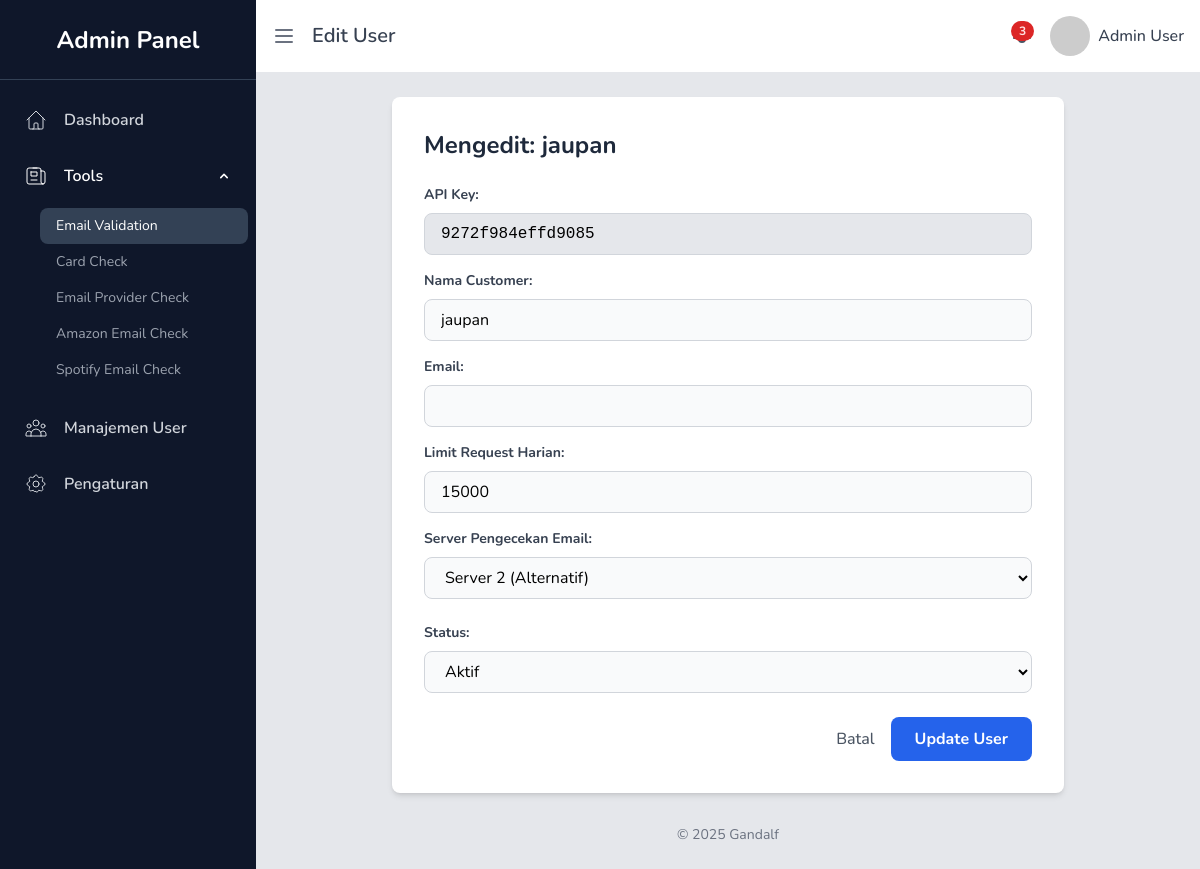
Page /admin/edit_user.php?id=6 (signed in) on the committed database.
### tables this page shows
CREATE TABLE `customers` (
  `id` int(11) NOT NULL AUTO_INCREMENT,
  `api_key` varchar(64) NOT NULL,
  `customer_name` varchar(255) DEFAULT NULL,
  `email` varchar(255) DEFAULT NULL,
  `daily_request_limit` int(15) NOT NULL,
  `is_active` tinyint(1) NOT NULL DEFAULT 1,
  `email_check_server` varchar(255) NOT NULL DEFAULT 'check.php',
  `created_at` timestamp NULL DEFAULT current_timestamp(),
  `updated_at` timestamp NULL DEFAULT current_timestamp() ON UPDATE current_timestamp(),
  PRIMARY KEY (`id`),
  UNIQUE KEY `api_key` (`api_key`),
  UNIQUE KEY `email` (`email`),
  KEY `idx_customers_api_key` (`api_key`)
);

### admin/edit_user.php (the view, shortened to what this page needs)
<?php
require_once '../config.php';
$pesan_error = '';
$user = null;
if (isset($_GET['id']) && is_numeric($_GET['id'])) {
    $user_id = (int)$_GET['id'];
    $sql_select = "SELECT * FROM customers WHERE id = ?";
    if ($stmt_select = mysqli_prepare($conn, $sql_select)) {
        mysqli_stmt_bind_param($stmt_select, "i", $user_id);
        if (mysqli_stmt_execute($stmt_select)) {
            $result = mysqli_stmt_get_result($stmt_select);
            if (mysqli_num_rows($result) == 1) {
                $user = mysqli_fetch_assoc($result);
            } else {
                $pesan_error = "User tidak ditemukan.";
            }
        } else {
            $pesan_error = "Gagal mengeksekusi query.";
        }
    } else {
        $pesan_error = "Gagal menyiapkan query.";
    }
} else if ($_SERVER["REQUEST_METHOD"] != "POST") {
    header("Location: email_validation.php");
    exit();
}
?>
<!DOCTYPE html>
<html lang="id">
    <head>
        <script src="https://cdn.tailwindcss.com"></script>
    </head>
    <body class="bg-gray-100">
        <div class="flex h-screen bg-gray-200">
            <?php include "sidebar.php"; ?>
            <div class="flex-1 flex flex-col overflow-hidden transition-all duration-300 ease-in-out ml-0 lg:ml-64" id="main-content">
                <header class="flex items-center justify-between p-4 bg-white border-b sticky top-0 z-30">
                    <div class="flex items-center">
                        <button id="sidebar-toggle" class="text-gray-500 focus:outline-none">
                            <svg class="w-6 h-6" fill="none" stroke="currentColor" viewBox="0 0 24 24" xmlns="http://www.w3.org/2000/svg">
                                <path stroke-linecap="round" stroke-linejoin="round" stroke-width="2" d="M4 6h16M4 12h16M4 18h16"></path>
                            </svg>
                        </button>
                        <h2 class="text-xl font-semibold text-gray-700 ml-4">Edit User</h2>
                    </div>
                    <div class="flex items-center space-x-4" x-data="{ notificationOpen: false, profileOpen: false }">
                        <div class="relative">
                            <button @click="notificationOpen = !notificationOpen" class="relative text-gray-600 hover:text-gray-800 focus:outline-none">
                                <span class="absolute top-0 right-0 inline-flex items-center justify-center px-2 py-1 text-xs font-bold leading-none text-red-100 bg-red-600 rounded-full">3</span>
                            </button>
                        </div>
                        <?php include "profile.php"; ?>
                    </div>
                </header>
                <main class="flex-1 p-6 overflow-x-hidden overflow-y-auto">
                        <div class="max-w-2xl mx-auto bg-white p-8 rounded-lg shadow-md">
                        <?php if(!empty($pesan_error)): ?>
                            <div class="bg-red-100 border border-red-400 text-red-700 px-4 py-3 rounded relative mb-4" role="alert">
                                <strong class="font-bold">Error!</strong>
                                <span class="block sm:inline"><?php echo $pesan_error; ?></span>
                            </div>
                        <?php elseif($user): ?>
                            <h1 class="text-2xl font-bold text-slate-800 mb-6">Mengedit: <?php echo htmlspecialchars($user['customer_name']); ?></h1>
                            <form action="edit_user.php" method="POST">
                                <div class="mb-4">
                                    <label for="api_key" class="block text-gray-700 text-sm font-bold mb-2">API Key:</label>
                                    <input type="text" id="api_key" name="api_key" readonly
                                           class="w-full px-4 py-2 rounded-lg bg-gray-200 border border-gray-300 cursor-not-allowed font-mono"
                                           value="<?php echo htmlspecialchars($user['api_key']); ?>">
                                </div>
                                <div class="mb-4">
                                    <label for="customer_name" class="block text-gray-700 text-sm font-bold mb-2">Nama Customer:</label>
                                    <input type="text" id="customer_name" name="customer_name" required
                                           class="w-full px-4 py-2 rounded-lg bg-gray-50 border border-gray-300 focus:border-blue-500 focus:outline-none focus:ring-1 focus:ring-blue-500"
                                           value="<?php echo htmlspecialchars($user['customer_name']); ?>">
                                </div>
                                <div class="mb-4">
                                    <label for="email" class="block text-gray-700 text-sm font-bold mb-2">Email:</label>
                                    <input type="text" id="email" name="email"
                                           class="w-full px-4 py-2 rounded-lg bg-gray-50 border border-gray-300 focus:border-blue-500 focus:outline-none focus:ring-1 focus:ring-blue-500"
                                           value="<?php echo htmlspecialchars($user['email']); ?>">
                                </div>
                                <div class="mb-4">
                                    <label for="daily_request_limit" class="block text-gray-700 text-sm font-bold mb-2">Limit Request Harian:</label>
                                    <input type="number" id="daily_request_limit" name="daily_request_limit"
                                           class="w-full px-4 py-2 rounded-lg bg-gray-50 border border-gray-300 focus:border-blue-500 focus:outline-none focus:ring-1 focus:ring-blue-500"
                                           value="<?php echo $user['daily_request_limit']; ?>">
                                </div>
                                <div class="mb-6">
                                    <label for="email_check_server" class="block text-gray-700 text-sm font-bold mb-2">Server Pengecekan Email:</label>
                                    <select id="email_check_server" name="email_check_server"
                                            class="w-full px-4 py-2 rounded-lg bg-gray-50 border border-gray-300 focus:border-blue-500 focus:outline-none">
                                        <option value="check2.php" <?php if($user['email_check_server'] == 'check2.php') echo 'selected'; ?>>Server 2 (Alternatif)</option>
                                    </select>
                                </div>
                                <div class="mb-6">
                                    <label for="is_active" class="block text-gray-700 text-sm font-bold mb-2">Status:</label>
                                    <select id="is_active" name="is_active"
                                            class="w-full px-4 py-2 rounded-lg bg-gray-50 border border-gray-300 focus:border-blue-500 focus:outline-none focus:ring-1 focus:ring-blue-500">
                                        <option value="1" <?php if($user['is_active'] == 1) echo 'selected'; ?>>Aktif</option>
                                    </select>
                                </div>
                                <div class="flex items-center justify-end">
                                    <a href="email_validation.php" class="text-gray-600 hover:text-gray-800 font-medium mr-4">Batal</a>
                                    <button type="submit"
                                            class="px-6 py-2.5 bg-blue-600 text-white font-bold rounded-lg hover:bg-blue-700 focus:outline-none focus:shadow-outline">
                                        Update User
                                    </button>
                                </div>
                            </form>
                        <?php endif; ?>
                    </div>
                    <footer class="mt-8 text-center text-sm text-gray-500">
                        &copy; 2025 Gandalf
                    </footer>
                </main>
            </div>
        </div>
    </body>
</html>

### admin/edit_user.php (style rules this page uses)
body { font-family: "Nunito", sans-serif; }

### rows in the picture
customers: customer_name "jaupan", api_key "9272f984effd9085", daily_request_limit "15000", email_check_server "Server 2 (Alternatif)", is_active "Aktif"
